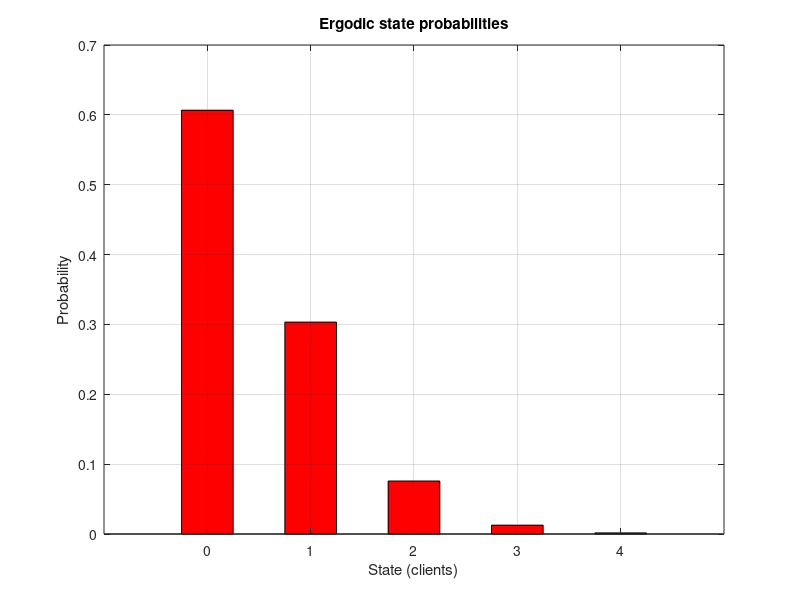
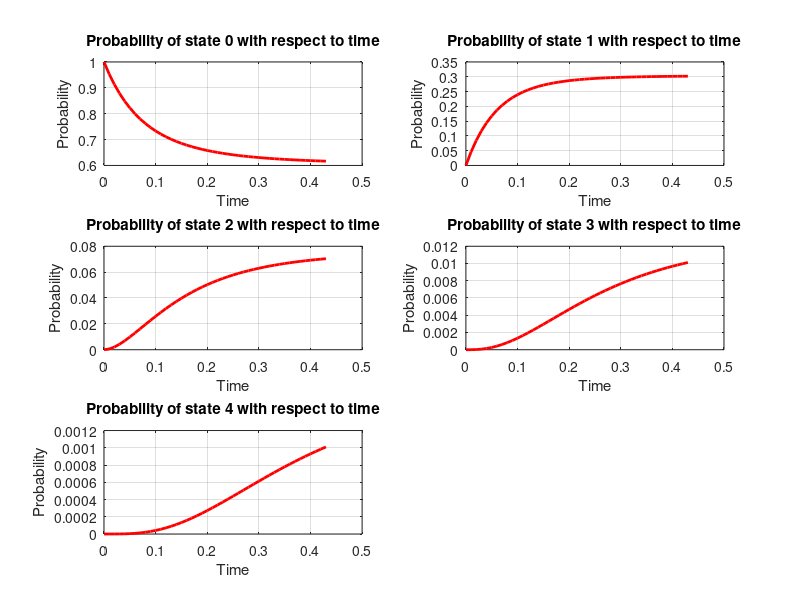
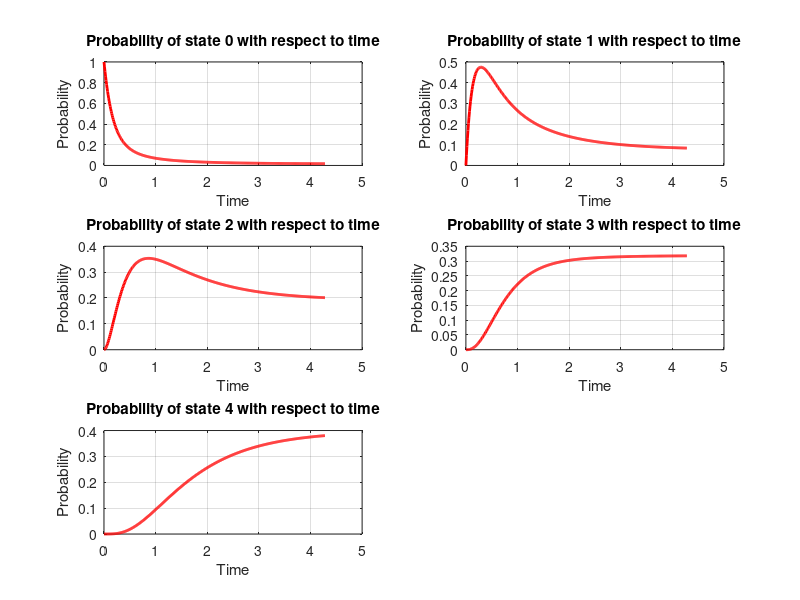
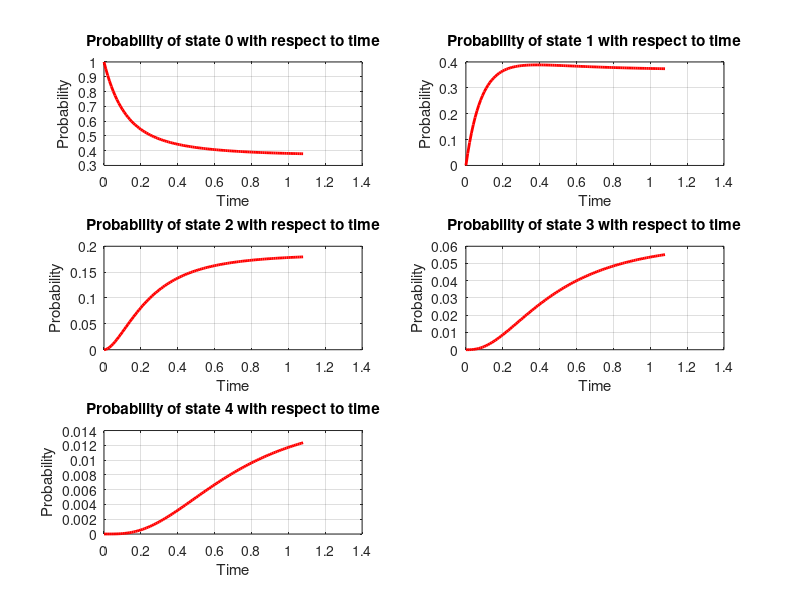

MATLAB code for these plots, in order:
% system M/M/1/4

clc;
clear all;
close all;
pkg load queueing;

if !(exist("files","dir") == 7)
  mkdir "files";
endif

fd = fopen("files/3bi.txt","w");
fclose(fd);

nfig = 0;
lambdas = [5,5,5,5];
mus = [10,1,5,20];

for iteration = 1:4
  lambda = lambdas(iteration);
  mu = mus(iteration);
  states = [0, 1, 2, 3, 4]; % system with capacity 4 states
  % the initial state of the system. The system is initially empty.
  initial_state = [1, 0, 0, 0, 0];
  
  % define the birth and death rates between the states of the system.
  births_B = [lambda/1, lambda/2, lambda/3, lambda/4];
  deaths_D = [mu, mu, mu, mu];
  
  % (i) get the transition matrix of the birth-death process
  transition_matrix = ctmcbd(births_B, deaths_D);
  if iteration == 1
    diary "files/3bi.txt"
    transition_matrix
    diary off
  endif
  
  % get the ergodic probabilities of the system
  P = ctmc(transition_matrix);
  
  if iteration == 1
    % (ii) plot the ergodic probabilities (bar for bar chart)
    fd = fopen("files/3bii.txt","w");
    for i = 1:5
      fprintf(fd,"P[%d] = %d%%\n",i,100*P(i));
    endfor
    fclose(fd);
    
    nfig = nfig + 1;
    figure(nfig);
    bar(states, P, "r", 0.5);
    grid on;
    title("Ergodic state probabilities");
    xlabel("State (clients)");
    ylabel("Probability");
    
    saveas(nfig,"files/3bii.png");
  
    % (iii) 
    average_clients = 0*P(1)+1*P(2)+2*P(3)+3*P(4)+4*P(5);
    
    fd = fopen("files/3biii.txt","w");
    fprintf(fd, "Average number of clients = %d", average_clients);
    fclose(fd);
    
    % (iv)
    fd = fopen("files/3biv.txt","w");
    fprintf(fd, "P[blocking] = %d%%\n", 100*P(5));
    fclose(fd);
  endif
  
  % (v) transient probability of all states until convergence to ergodic probability. Convergence takes place P0 and P differ by 0.01

  index = 0;
  maxT = 0;
  
  for T = 0 : 0.01 : 50
    index = index + 1;
    maxT = T;
    P0 = ctmc(transition_matrix, T, initial_state);
    for i = 1:5
      Prob0(index,i) = P0(i);
    endfor
    if P0 - P < 0.01
      break;
    endif
  endfor
 
  T = 0 : 0.01 : maxT;
  nfig = nfig + 1;
  figure(nfig);
  for i = 1:5
    subplot(3,2,i);
    plot(T, Prob0(1:index,i), "r", "linewidth", 2);
    
    grid on;
    title(strcat("Probability of state",{' '},num2str(i-1)," with respect to time")); 
    xlabel("Time");
    ylabel("Probability");
  endfor
  if iteration == 1
    saveas(nfig,strcat("files/3bv.png"));
  else 
    saveas(nfig,strcat("files/3bvi_",num2str(iteration-1),".png"));
  endif
endfor